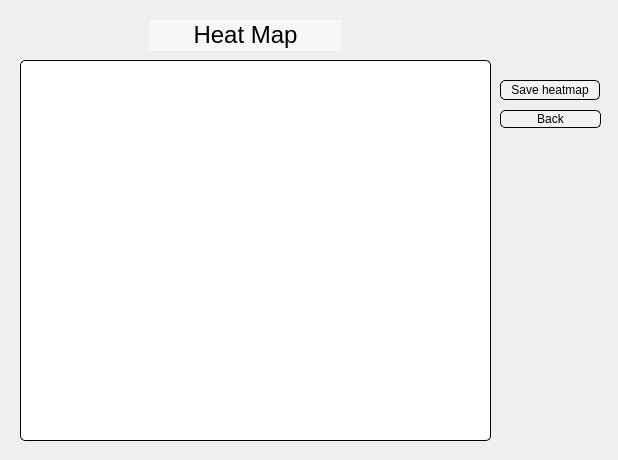
<?xml version="1.0" encoding="UTF-8"?>
<ui version="4.0">
 <class>HeatMapWindow</class>
 <widget class="QDialog" name="HeatMapWindow">
  <property name="geometry">
   <rect>
    <x>0</x>
    <y>0</y>
    <width>618</width>
    <height>460</height>
   </rect>
  </property>
  <property name="windowTitle">
   <string>Dialog</string>
  </property>
  <widget class="QCustomPlot" name="customPlot" native="true">
   <property name="geometry">
    <rect>
     <x>20</x>
     <y>60</y>
     <width>471</width>
     <height>381</height>
    </rect>
   </property>
   <property name="styleSheet">
    <string notr="true">background-color: rgb(255,255,255);
border: 1px solid black ;
border-radius: 5px;
padding: 0 8px;
color: rgb(0,0,0);</string>
   </property>
  </widget>
  <widget class="QPushButton" name="SaveHeatmapButton">
   <property name="geometry">
    <rect>
     <x>500</x>
     <y>80</y>
     <width>100</width>
     <height>20</height>
    </rect>
   </property>
   <property name="styleSheet">
    <string notr="true">background-color: rgb(243,242,240);
border: 1px solid black ;
border-radius: 5px;
padding: 0 8px;
color: rgb(0, 0, 0);
</string>
   </property>
   <property name="text">
    <string>Save heatmap</string>
   </property>
  </widget>
  <widget class="QPushButton" name="MenuButton">
   <property name="geometry">
    <rect>
     <x>500</x>
     <y>110</y>
     <width>101</width>
     <height>18</height>
    </rect>
   </property>
   <property name="styleSheet">
    <string notr="true">background-color: rgb(243,242,240);
border: 1px solid black ;
border-radius: 5px;
padding: 0 8px;
color: rgb(0, 0, 0);
</string>
   </property>
   <property name="text">
    <string>Back</string>
   </property>
  </widget>
  <widget class="QLabel" name="label">
   <property name="geometry">
    <rect>
     <x>150</x>
     <y>20</y>
     <width>191</width>
     <height>31</height>
    </rect>
   </property>
   <property name="styleSheet">
    <string notr="true">background-color: rgb(248,247,245);</string>
   </property>
   <property name="text">
    <string>&lt;html&gt;&lt;head/&gt;&lt;body&gt;&lt;p align=&quot;center&quot;&gt;&lt;span style=&quot; font-size:18pt; color:#000000;&quot;&gt;Heat Map&lt;/span&gt;&lt;/p&gt;&lt;/body&gt;&lt;/html&gt;</string>
   </property>
  </widget>
 </widget>
 <customwidgets>
  <customwidget>
   <class>QCustomPlot</class>
   <extends>QWidget</extends>
   <header location="global">qcustomplot.h</header>
   <container>1</container>
  </customwidget>
 </customwidgets>
 <resources/>
 <connections/>
</ui>
